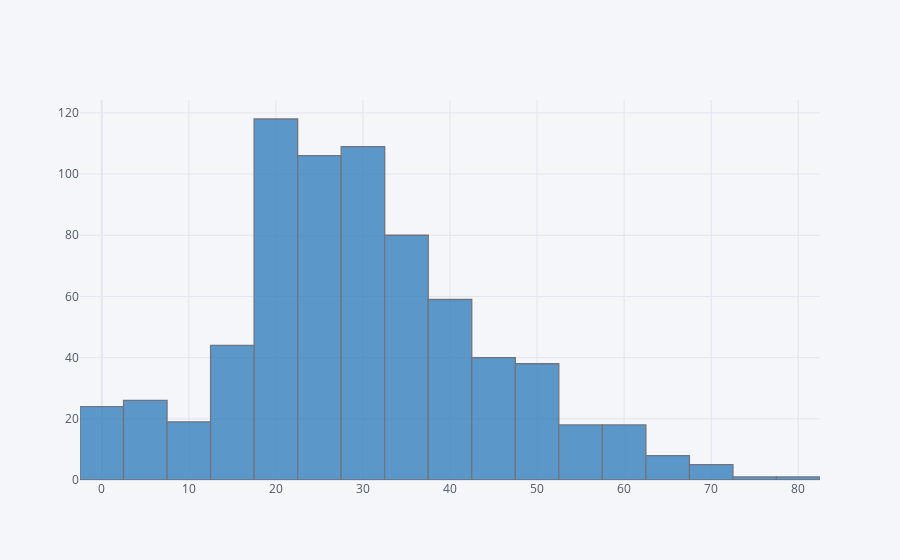

Notebook cell for this chart:
### Code cell
import cufflinks as cf
cf.go_offline()
train['Age'].iplot(kind='hist',bins=30,color='blue')

### Figure 1 — Plotly figure (JSON) as saved in the notebook; plotly's stock layout.template omitted (floating-point values rounded to 4 significant figures; data arrays with more than 128 entries replaced by an {"elided": "..."} marker saying what was removed)
{"data": [{"histfunc": "count", "histnorm": "", "marker": {"color": "rgba(55, 128, 191, 1.0)", "line": {"color": "#4D5663", "width": 1.3}}, "name": "Age", "nbinsx": 30, "opacity": 0.8, "orientation": "v", "type": "histogram", "x": {"elided": "891 float values"}}], "layout": {"barmode": "overlay", "legend": {"bgcolor": "#F5F6F9", "font": {"color": "#4D5663"}}, "paper_bgcolor": "#F5F6F9", "plot_bgcolor": "#F5F6F9", "title": {"font": {"color": "#4D5663"}}, "xaxis": {"gridcolor": "#E1E5ED", "showgrid": true, "tickfont": {"color": "#4D5663"}, "title": {"font": {"color": "#4D5663"}, "text": ""}, "zerolinecolor": "#E1E5ED"}, "yaxis": {"gridcolor": "#E1E5ED", "showgrid": true, "tickfont": {"color": "#4D5663"}, "title": {"font": {"color": "#4D5663"}, "text": ""}, "zerolinecolor": "#E1E5ED"}}}
